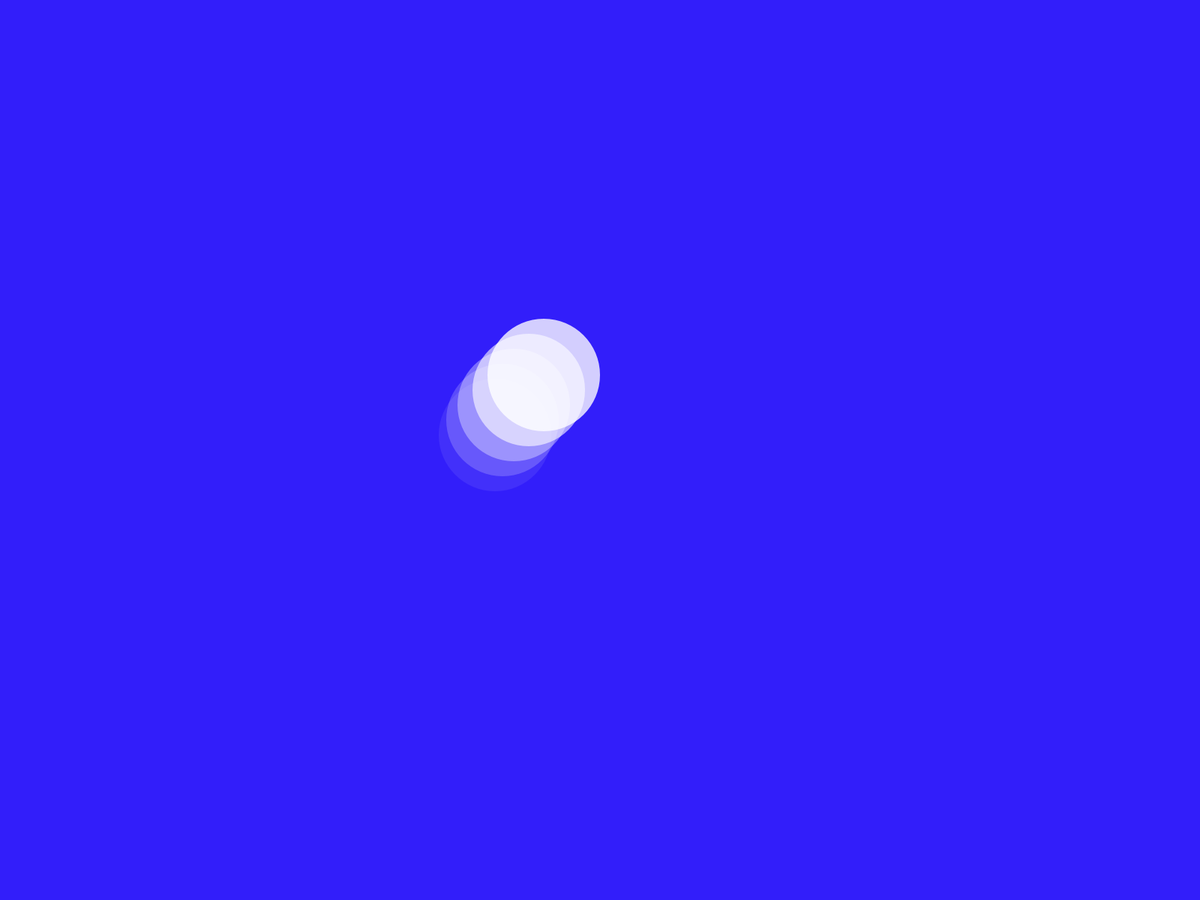
Frame 1 (no input)
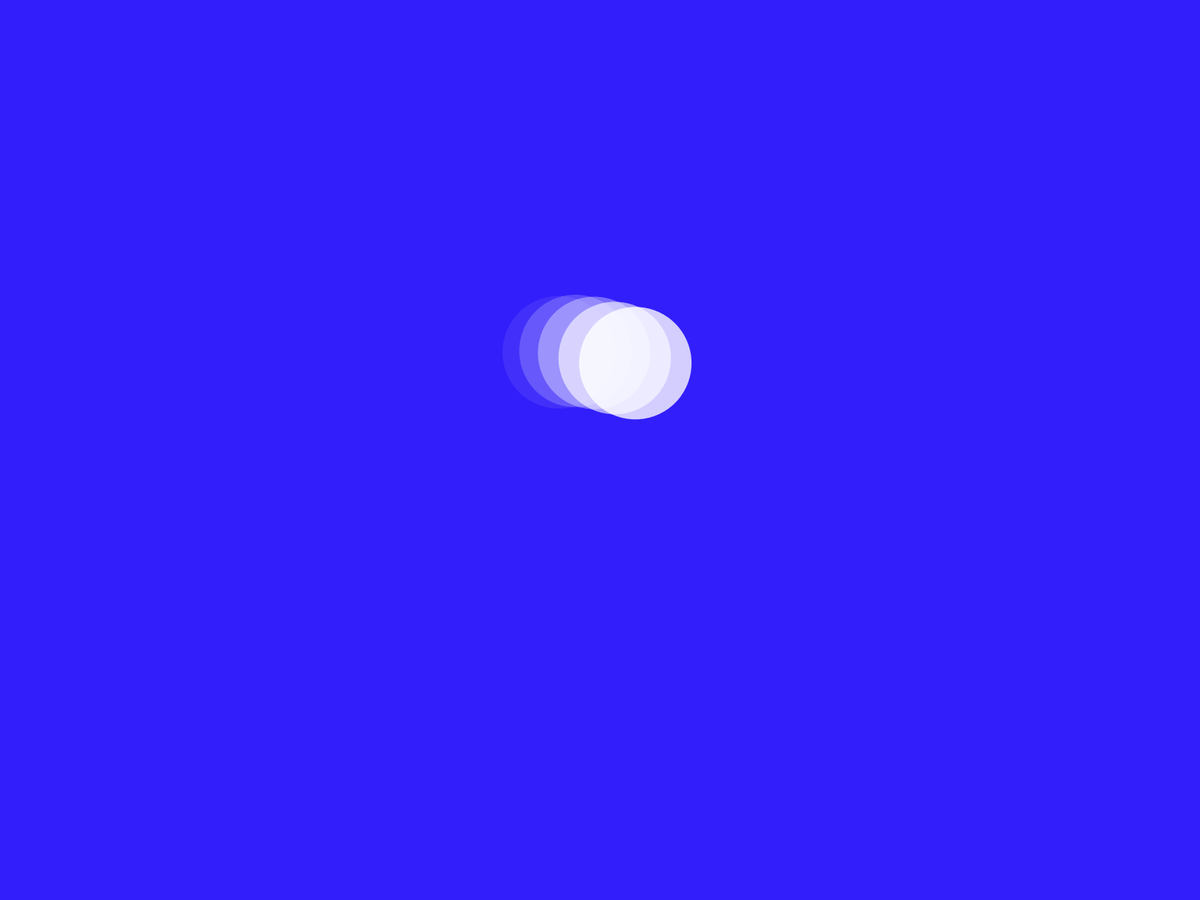
Frame 60 (the mouse pressed at the canvas centre just before this capture)
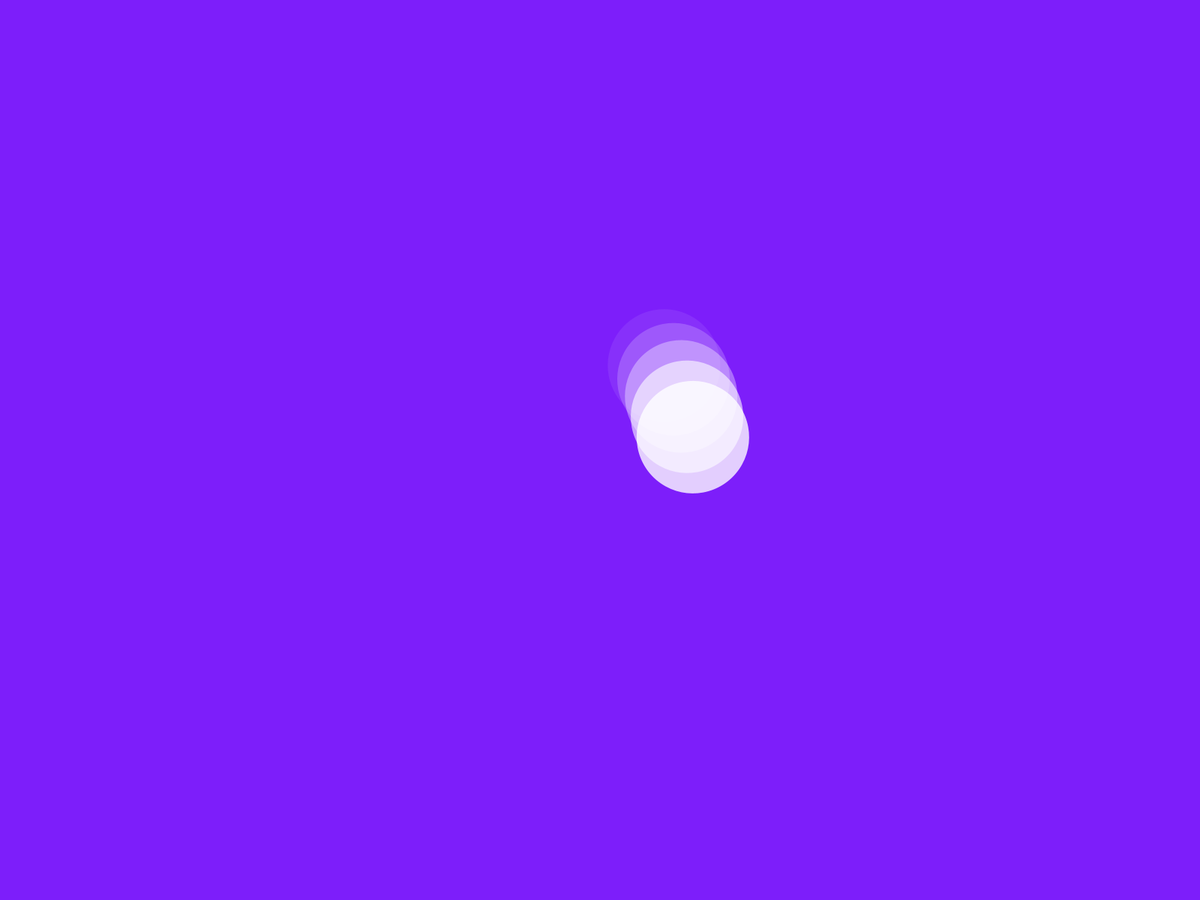
Frame 120 (the mouse held since frame 60 and released just before this capture)

The Processing sketch that drew these frames (run headless with seeded random() and noise(); from frame 60 on, the mouse is pressed at the canvas centre):

// Processing sketch: circulos
// ── circulos.pde
int i = 0;

void setup() {
  background(0);
  stroke(255);
  fullScreen();
  frameRate(100);
  noStroke();
}

void draw() {
  background(map(mouseX, 0, width, 50, 200), 30, 250);
  translate(width/2, height/2);
  rotate(radians(i));
  fill(255, 200);
  ellipse(-75, -100, 150, 150);
  fill(255, 150);
  ellipse(-95, -80, 150, 150);
  fill(255, 90);
  ellipse(-115, -60, 150, 150);
  fill(255, 50);
  ellipse(-130, -40, 150, 150);
  fill(255, 20);
  ellipse(-140, -20, 150, 150);
  i++;
  if (i > 360) i = 0;
}
